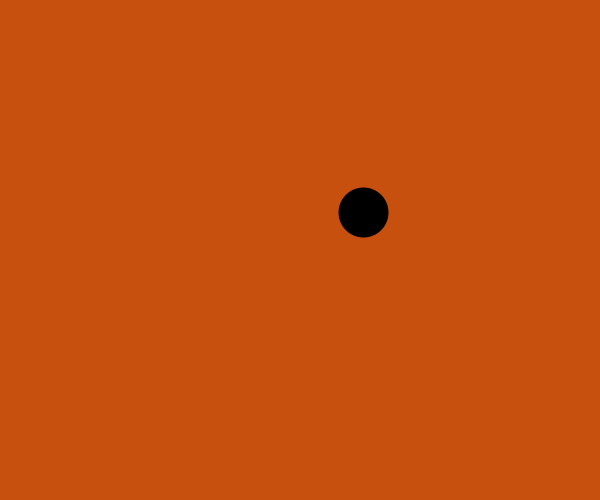
Frame 1 (no input)
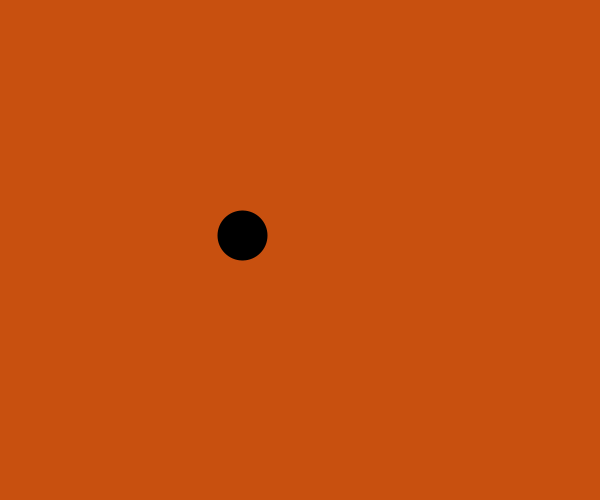
Frame 60 (the mouse pressed at the canvas centre just before this capture)
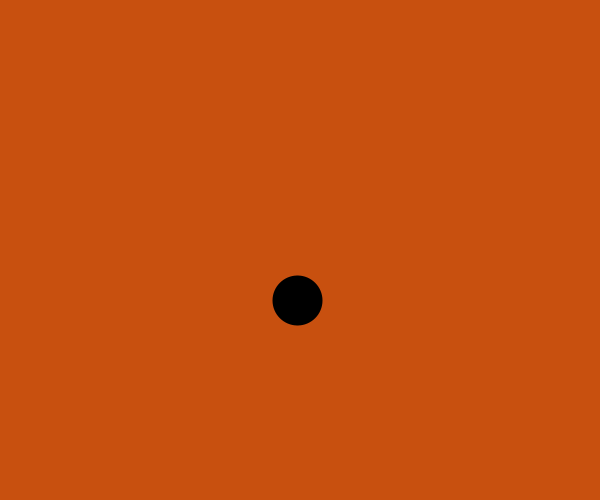
Frame 120 (the mouse held since frame 60 and released just before this capture)

The Processing sketch that drew these frames (run headless with seeded random() and noise(); from frame 60 on, the mouse is pressed at the canvas centre):

// Processing sketch: s02e08
// ── s02e08.pde
float pozycjaX = 300;
float pozycjaY = 250;
float czas = 0;
void setup()
{
  size(600,500);
  stroke(0);
  strokeWeight(50);
  
}
void draw()
{
  background(200,80,15); 
  point(noise(czas)*600, noise(czas+100)*500);
  czas = czas+0.02;
}
